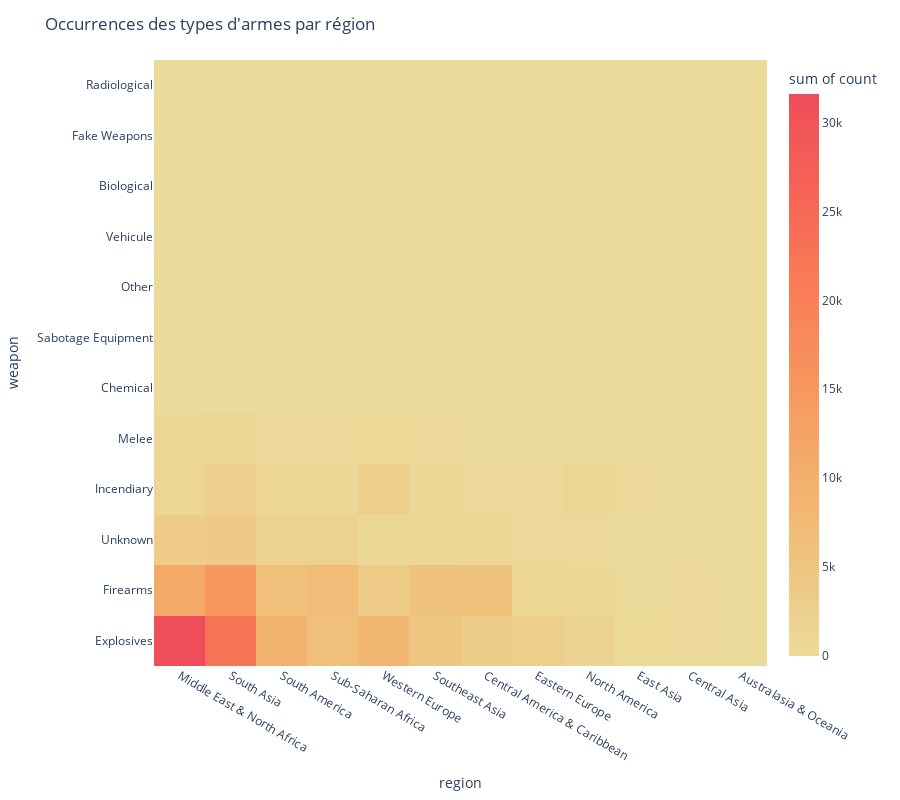

Notebook code for this chart:
### Code cell
# Display a heatmap to analyze regions vs weapon types
heatmap = px.density_heatmap(df_method, 
                         x="region", 
                         y="weapon", 
                         z="count",
                         color_continuous_scale="oryel")

heatmap.update_layout(
    title="Occurrences des types d'armes par région",
    xaxis={'categoryorder':'total descending'}, 
    yaxis={'categoryorder':'total descending'}, 
    height=800
)

heatmap.show()

### Figure 1 — Plotly figure (JSON) as saved in the notebook; plotly's stock layout.template omitted (floating-point values rounded to 4 significant figures)
{"data": [{"coloraxis": "coloraxis", "histfunc": "sum", "hovertemplate": "region=%{x}<br>weapon=%{y}<br>sum of count=%{z}<extra></extra>", "name": "", "type": "histogram2d", "x": ["Australasia & Oceania", "Australasia & Oceania", "Australasia & Oceania", "Australasia & Oceania", "Australasia & Oceania", "Australasia & Oceania", "Australasia & Oceania", "Australasia & Oceania", "Central America & Caribbean", "Central America & Caribbean", "Central America & Caribbean", "Central America & Caribbean", "Central America & Caribbean", "Central America & Caribbean", "Central America & Caribbean", "Central America & Caribbean", "Central Asia", "Central Asia", "Central Asia", "Central Asia", "Central Asia", "Central Asia", "Central Asia", "East Asia", "East Asia", "East Asia", "East Asia", "East Asia", "East Asia", "East Asia", "East Asia", "East Asia", "East Asia", "East Asia", "East Asia", "Eastern Europe", "Eastern Europe", "Eastern Europe", "Eastern Europe", "Eastern Europe", "Eastern Europe", "Eastern Europe", "Eastern Europe", "Eastern Europe", "Eastern Europe", "Middle East & North Africa", "Middle East & North Africa", "Middle East & North Africa", "Middle East & North Africa", "Middle East & North Africa", "Middle East & North Africa", "Middle East & North Africa", "Middle East & North Africa", "Middle East & North Africa", "Middle East & North Africa", "Middle East & North Africa", "North America", "North America", "North America", "North America", "North America", "North America", "North America", "North America", "North America", "North America", "North America", "North America", "South America", "South America", "South America", "South America", "South America", "South America", "South America", "South America", "South America", "South America", "South America", "South Asia", "South Asia", "South Asia", "South Asia", "South Asia", "South Asia", "South Asia", "South Asia", "South Asia", "South Asia", "South Asia", "South Asia", "Southeast Asia", "Southeast Asia", "Southeast Asia", "Southeast Asia", "Southeast Asia", "Southeast Asia", "Southeast Asia", "Southeast Asia", "Sub-Saharan Africa", "Sub-Saharan Africa", "Sub-Saharan Africa", "Sub-Saharan Africa", "Sub-Saharan Africa", "Sub-Saharan Africa", "Sub-Saharan Africa", "Sub-Saharan Africa", "Sub-Saharan Africa", "Sub-Saharan Africa", "Sub-Saharan Africa", "Western Europe", "Western Europe", "Western Europe", "Western Europe", "Western Europe", "Western Europe", "Western Europe", "Western Europe", "Western Europe", "Western Europe", "Western Europe", "Western Europe"], "xaxis": "x", "xbingroup": "x", "y": ["Chemical", "Explosives", "Firearms", "Incendiary", "Melee", "Other", "Unknown", "Vehicule", "Chemical", "Explosives", "Firearms", "Incendiary", "Melee", "Sabotage Equipment", "Unknown", "Vehicule", "Chemical", "Explosives", "Fake Weapons", "Firearms", "Incendiary", "Melee", "Unknown", "Biological", "Chemical", "Explosives", "Fake Weapons", "Firearms", "Incendiary", "Melee", "Other", "Radiological", "Sabotage Equipment", "Unknown", "Vehicule", "Chemical", "Explosives", "Fake Weapons", "Firearms", "Incendiary", "Melee", "Other", "Sabotage Equipment", "Unknown", "Vehicule", "Biological", "Chemical", "Explosives", "Fake Weapons", "Firearms", "Incendiary", "Melee", "Other", "Sabotage Equipment", "Unknown", "Vehicule", "Biological", "Chemical", "Explosives", "Fake Weapons", "Firearms", "Incendiary", "Melee", "Other", "Radiological", "Sabotage Equipment", "Unknown", "Vehicule", "Biological", "Chemical", "Explosives", "Fake Weapons", "Firearms", "Incendiary", "Melee", "Other", "Sabotage Equipment", "Unknown", "Vehicule", "Biological", "Chemical", "Explosives", "Fake Weapons", "Firearms", "Incendiary", "Melee", "Other", "Radiological", "Sabotage Equipment", "Unknown", "Vehicule", "Chemical", "Explosives", "Firearms", "Incendiary", "Melee", "Other", "Sabotage Equipment", "Unknown", "Biological", "Chemical", "Explosives", "Fake Weapons", "Firearms", "Incendiary", "Melee", "Other", "Sabotage Equipment", "Unknown", "Vehicule", "Biological", "Chemical", "Explosives", "Fake Weapons", "Firearms", "Incendiary", "Melee", "Other", "Radiological", "Sabotage Equipment", "Unknown", "Vehicule"], "yaxis": "y", "ybingroup": "y", "z": [11, 79, 74, 73, 10, 1, 31, 1, 2, 3093, 5674, 429, 63, 5, 998, 4, 2, 254, 1, 232, 15, 14, 45, 2, 17, 328, 4, 38, 236, 74, 3, 10, 3, 40, 8, 12, 2837, 4, 1261, 157, 80, 4, 4, 267, 1, 1, 67, 31606, 6, 11147, 928, 796, 18, 9, 3638, 17, 24, 26, 1557, 5, 682, 897, 74, 18, 1, 19, 138, 15, 1, 26, 9094, 3, 6524, 1074, 131, 6, 15, 2093, 3, 2, 83, 22568, 3, 15169, 2285, 998, 16, 1, 46, 3788, 15, 11, 4747, 5503, 800, 125, 4, 21, 717, 3, 12, 6204, 1, 7041, 765, 418, 19, 7, 2054, 1, 2, 39, 8367, 6, 3597, 2901, 335, 19, 2, 10, 800, 19]}], "layout": {"coloraxis": {"colorbar": {"title": {"text": "sum of count"}}, "colorscale": [[0, "rgb(236, 218, 154)"], [0.1667, "rgb(239, 196, 126)"], [0.3333, "rgb(243, 173, 106)"], [0.5, "rgb(247, 148, 93)"], [0.6667, "rgb(249, 123, 87)"], [0.8333, "rgb(246, 99, 86)"], [1, "rgb(238, 77, 90)"]]}, "height": 800, "legend": {"tracegroupgap": 0}, "margin": {"t": 60}, "title": {"text": "Occurrences des types d'armes par région"}, "xaxis": {"anchor": "y", "categoryorder": "total descending", "domain": [0, 1], "title": {"text": "region"}}, "yaxis": {"anchor": "x", "categoryorder": "total descending", "domain": [0, 1], "title": {"text": "weapon"}}}}
